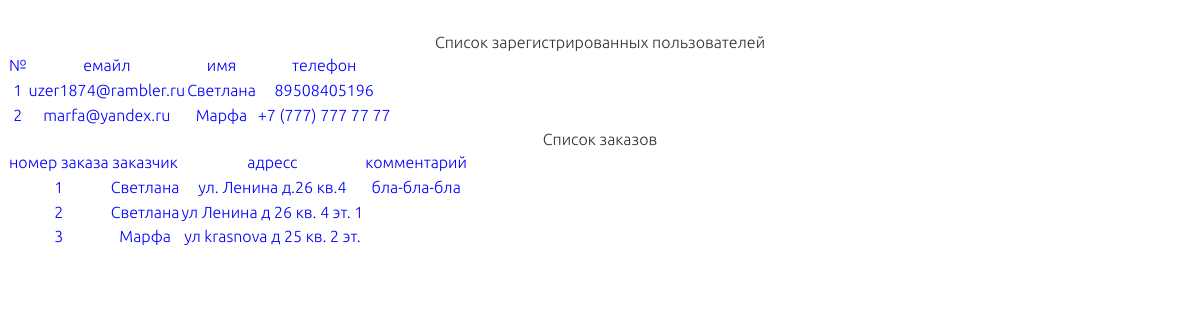
The app's page /admin.php with its own data.
### tables this page shows
CREATE TABLE `users` (
  `id` int(11) NOT NULL,
  `email` varchar(255) NOT NULL,
  `name` varchar(255) NOT NULL,
  `phone` varchar(255) NOT NULL
);

CREATE TABLE `orders` (
  `id` int(11) NOT NULL,
  `id_user` int(11) NOT NULL,
  `adress` text NOT NULL,
  `comment` text NOT NULL,
  `payment` varchar(255) NOT NULL,
  `collback` tinyint(1) NOT NULL
);

### mysql.php (called while the page is built, shortened)
<?php
function getConnection()
{
    $dsn = 'mysql:dbname=burgers;host=127.0.0.1';
    $db = new PDO($dsn, 'root', '');
    return $db;
}
function Select($query, $par)
{
    $db = getConnection();
    if ($db) {
        $data = $db->prepare($query);
        $data->execute([$par]);
        while ($row = $data->fetchAll()) {
            $arr[] = $row;
        }
        return $arr;
    } else {
        echo 'Соединение не установлено';
    }
}

### admin.php (the view, shortened to what this page needs)
<!DOCTYPE html>
<html lang="ru">
<head>
    <link rel="stylesheet" href="../css/main.min.css">
</head>
<body>
<?php
require_once('mysql.php');
$query = "SELECT * FROM `orders` WHERE 1";
$par = " ";
$query1 = "SELECT * FROM `users` WHERE 1";
$order = Select($query, $par);
$order = $order[0];
$user = Select($query1, $par);
$user = $user[0];
if ($order !== NULL) {
    foreach ($order as $key => $value) {
        $id = $value['id_user'] - 1;
        $order[$key]['id_user'] = $user[$id]['name'];
    }
}
function print_all($array, $array2)
{
    echo '<table style = "border:1;border-color:blueviolet; color:blue">';
    foreach ($array as $key => $value) {
        $l = count($value) / 2;
        for ($i = 0; $i < $l; $i++) {
            unset($array[$key][$i]);
        }
    }
    $array1 = array_keys($array[0]);
    $arr = array_combine($array1, $array2);
    echo '<tr>';
    foreach ($arr as $value) {
        echo '<td>' . $value . '</td>';
    }
    echo '</tr>';
    foreach ($array as $key => $value) {
        echo '<tr>';
        foreach ($value as $key => $value) {
            echo '<td>' . $value . '</td>';
        }
        echo '</tr>';
    }
}
echo '<div style="text-align: center;">' . '<br>';
$array = ['№', 'емайл', 'имя', 'телефон'];
echo 'Список зарегистрированных пользователей';
if ($user !== NULL) {
    print_all($user, $array);
} else {
    echo "Нет зарегистрированных пользователей";
}
echo '</div>';
$array = ['номер заказа', 'заказчик', 'aдресс', 'комментарий'];
foreach ($order as $key => $value) {
    unset($order[$key]['payment']);
    unset($order[$key][4]);
    unset($order[$key]['collback']);
    unset($order[$key][5]);
}
if ($order !== NULL) {
    print_all($order, $array);
} else {
    echo "Нет заказов";
}
?>
</body>
</html>

### records on screen
users: id "1", email "uzer1874@rambler.ru", name "Светлана", phone "89508405196"
users: id "2", email "marfa@yandex.ru", name "Марфа", phone "+7 (777) 777 77 77"
orders: id "1", value "Светлана", adress "ул. Ленина д.26 кв.4", comment "бла-бла-бла"
orders: id "2", value "Светлана", adress "ул Ленина д 26 кв. 4 эт. 1"
orders: id "3", value "Марфа", adress "ул krasnova д 25 кв. 2 эт."

### other values on screen
$value "№"
$value "емайл"
$value "имя"
$value "телефон"
$value "номер заказа"
$value "заказчик"
$value "aдресс"
$value "комментарий"
